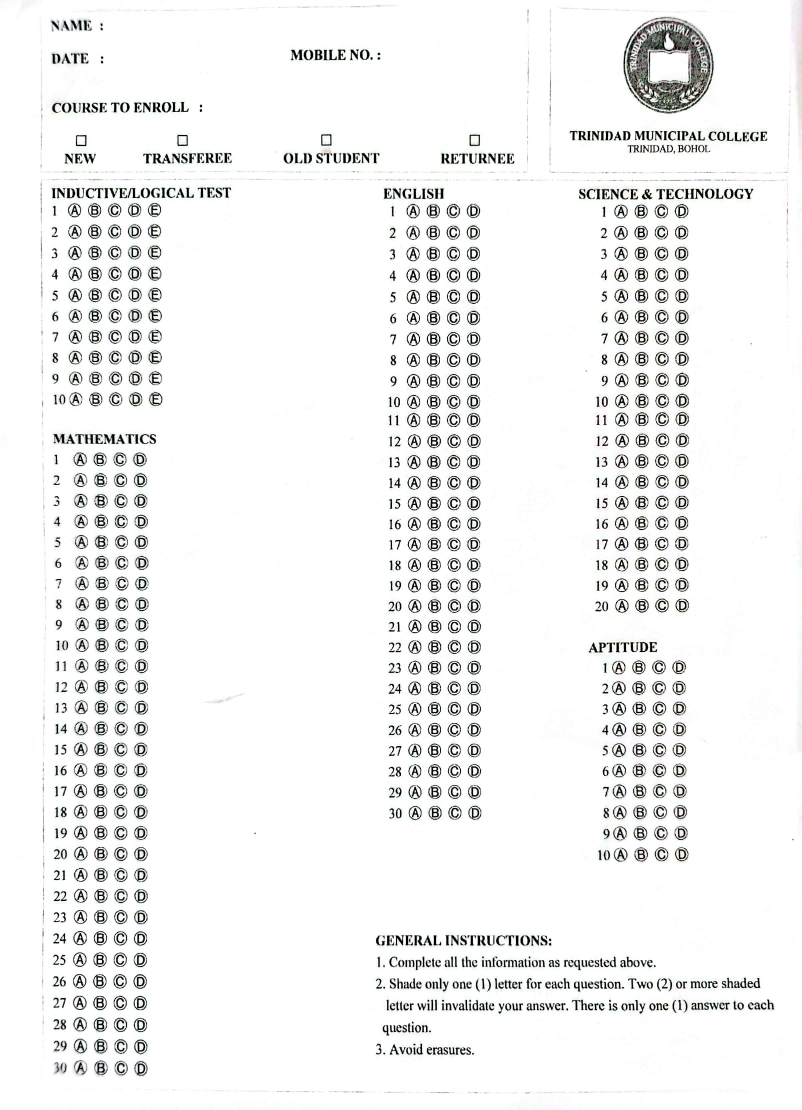
#> input picture Answer_Key_Format.jpg, 2404 x 3328 px (shown at 1/3 size)
$ python -i preprocess.py   (imports and definitions only)
#> lines starting #> are read from the running program, lines starting #| are printed output that depends on the picture; after the words box and inside, x2 and y2 are one past the last pixel; in counts of white or black regions, pixels touching at a corner belong together
#> further down, picture is the input picture: shape (3328, 2404, 3); mean B, G, R 241.4, 241.7, 241.4
"""Register a captured answer sheet to the canonical template.

Primary method: SIFT feature matching between the blank reference scan and the
capture, then a RANSAC homography. This is far more accurate than warping the
paper outline, because it aligns the *printed content* (borders, text, bubbles)
rather than the paper edge.

Fallback: Otsu page detection + four-point perspective warp.
"""
from __future__ import annotations

from pathlib import Path

import cv2
import numpy as np

TEMPLATE_JSON = Path(__file__).resolve().parent / "templates" / "tmc_v1.json"


def _order_quad(pts: np.ndarray) -> np.ndarray:
    pts = np.asarray(pts, dtype=np.float32).reshape(4, 2)
    s = pts.sum(axis=1)
    d = np.diff(pts, axis=1).ravel()
    return np.array(
        [pts[np.argmin(s)], pts[np.argmin(d)], pts[np.argmax(s)], pts[np.argmax(d)]],
        dtype=np.float32,
    )


def find_page_quad(img: np.ndarray) -> np.ndarray | None:
    gray = cv2.cvtColor(img, cv2.COLOR_BGR2GRAY)
    gray = cv2.GaussianBlur(gray, (5, 5), 0)
    _, mask = cv2.threshold(gray, 0, 255, cv2.THRESH_BINARY + cv2.THRESH_OTSU)
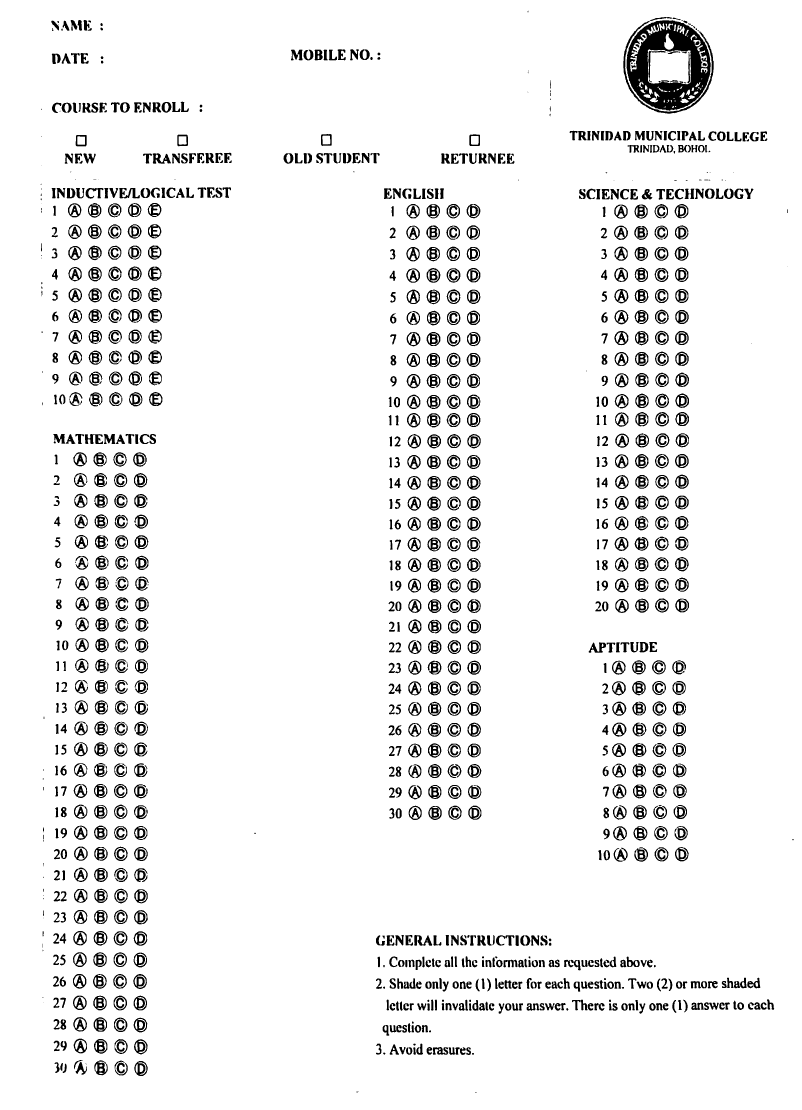
#> mask: shape (3328, 2404) (shown at 1/3 size); 93.4% white; 1195 black regions (87 under 20 px), largest, box (x1, y1, x2, y2) and area: (1879, 61, 2132, 332) 34342, (1870, 51, 2141, 341) 4012, (282, 3117, 322, 3161) 964
    mask = cv2.morphologyEx(mask, cv2.MORPH_CLOSE, np.ones((9, 9), np.uint8))
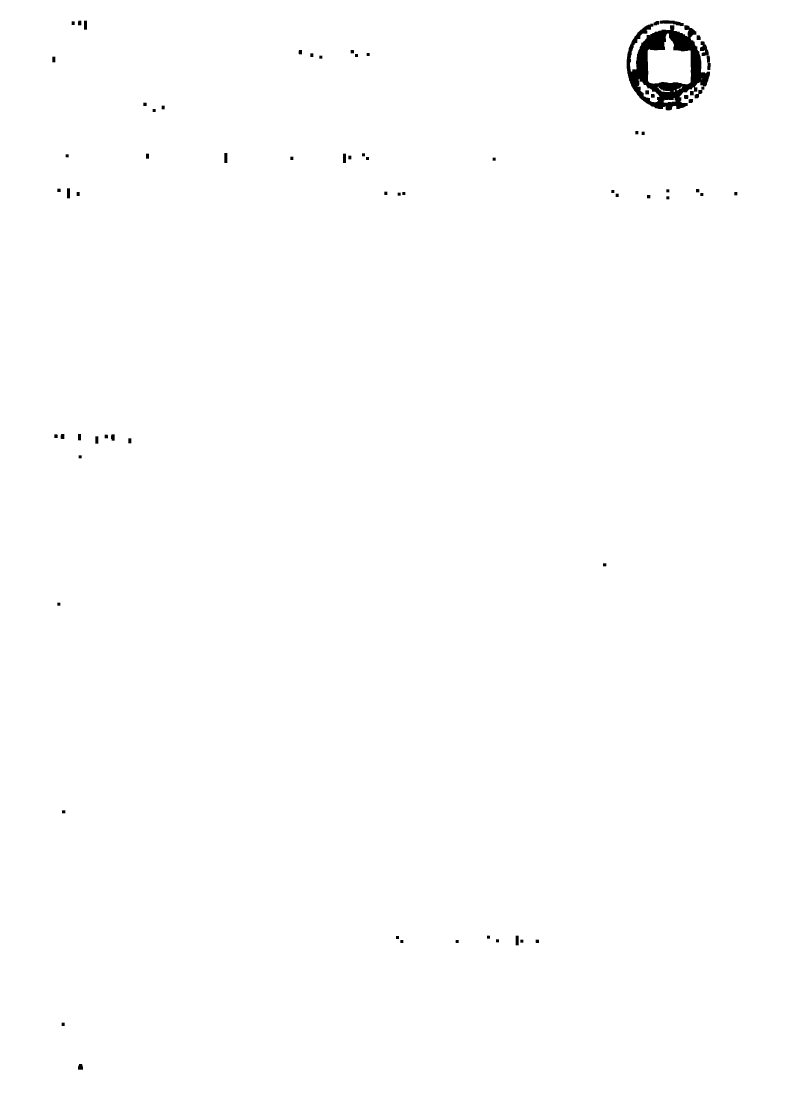
#> mask: shape (3328, 2404) (shown at 1/3 size); 99.5% white; 73 black regions, largest, box (x1, y1, x2, y2) and area: (1880, 71, 2130, 331) 26898, (2100, 124, 2126, 168) 706, (1980, 61, 2051, 78) 697
    mask = cv2.morphologyEx(mask, cv2.MORPH_OPEN, np.ones((5, 5), np.uint8))
#> mask: shape (3328, 2404); 99.5% white; 65 black regions, largest, box (x1, y1, x2, y2) and area: (1880, 61, 2132, 331) 29941, (673, 459, 682, 489) 270, (201, 565, 210, 595) 270
    contours, _ = cv2.findContours(mask, cv2.RETR_EXTERNAL, cv2.CHAIN_APPROX_SIMPLE)
#> contours = [[[0, 0], [0, 3327], [2403, 3327], [2403, 0]]]
    if not contours:
        return None
    contour = max(contours, key=cv2.contourArea)
#> contour = [[0, 0], [0, 3327], [2403, 3327], [2403, 0]]
    if cv2.contourArea(contour) < 0.10 * img.shape[0] * img.shape[1]:
        return None
    peri = cv2.arcLength(contour, True)
#> peri = 11460
    for eps in (0.02, 0.03, 0.05, 0.08):
        approx = cv2.approxPolyDP(contour, eps * peri, True)
        if len(approx) == 4:
            return _order_quad(approx)
#> this loop made 1 pass
#> (pts in _order_quad, s in _order_quad, d in _order_quad) on pass 1: ([[0, 0], [0, 3327], [2403, 3327], [2403, 0]], [0, 3327, 5730, 2403], [0, 3327, 924, -2403])
    return _order_quad(cv2.boxPoints(cv2.minAreaRect(contour)))


# [16 lines left out: functions _quad_warp, _validate_bgr, not called in this run]


class SheetRegistrar:
    """Register captures while caching the immutable reference descriptors."""

    # [74 lines left out: functions __init__, register, register, register_file, not called in this run]

>>> import cv2
>>> picture = cv2.imread('../../Answer_Key_Format.jpg')
>>> result = find_page_quad(picture)
#> result = [[0, 0], [2403, 0], [2403, 3327], [0, 3327]]
